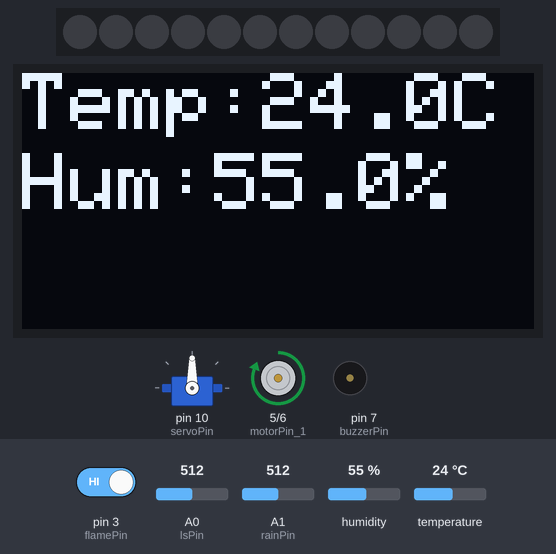
Bench run of a sketch on a simulated Arduino Uno, built with avr-gcc and run on an emulated ATmega328P. Parts: 12 RGB LEDs in strip order, left to right, servo, 128×64 one-colour display, motor-driver pin pairs drawn as motors (green arrow = first pin HIGH = forward, orange = second pin HIGH = backward, longer = more drive), buzzer (waves = sounding, pin HIGH). The inputs (shaded band) are chosen by the test bench; at power-on: pin 3 (flamePin) HIGH, humidity 55 %, A0 (lsPin) = 512, A1 (rainPin) = 512, temperature 24 °C. Dim RGB values are drawn brighter than linear; what the sketch prints to the serial monitor is not drawn.

Above: at 5.5 s.
5.6 s: pin 3 (flamePin) driven LOW
At 10.4 s:
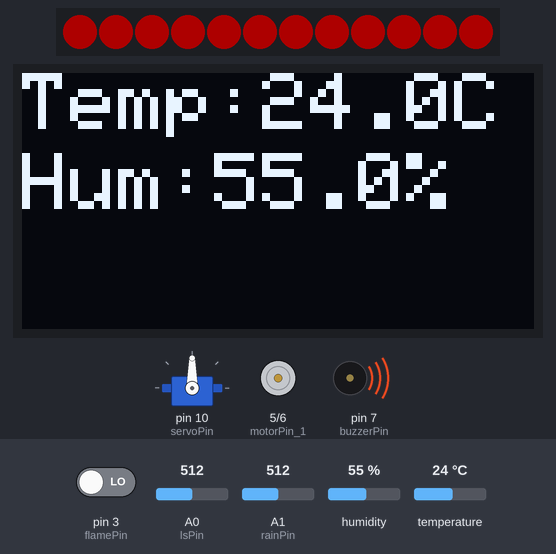
11.5 s: humidity set to 22 %
At 16.2 s:
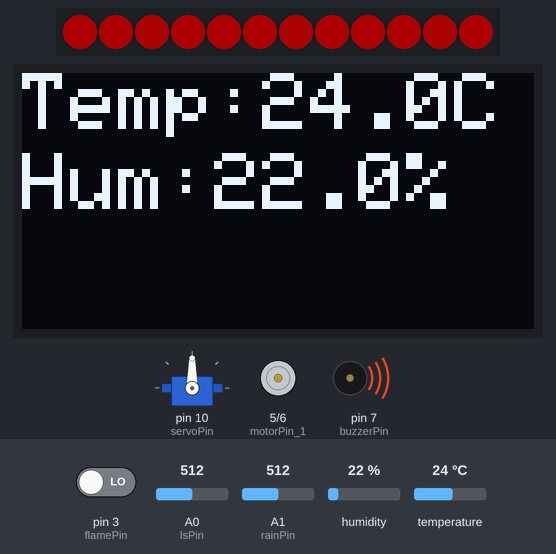
16.6 s: pin 3 (flamePin) driven HIGH
At 20.3 s:
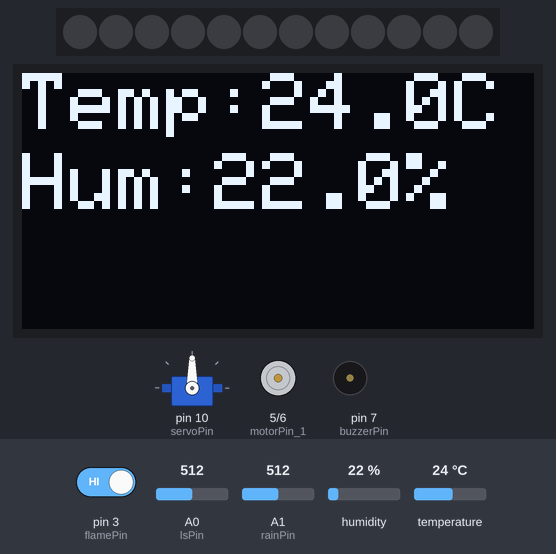
23.2 s: A0 (lsPin) set to 158
24.7 s: A0 (lsPin) set to 142
At 28.7 s:
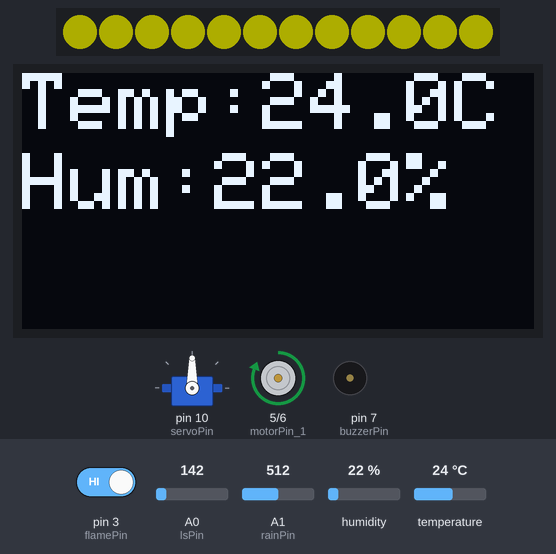
32.0 s: A1 (rainPin) set to 685
37.4 s: A1 (rainPin) set to 713
At 47.4 s:
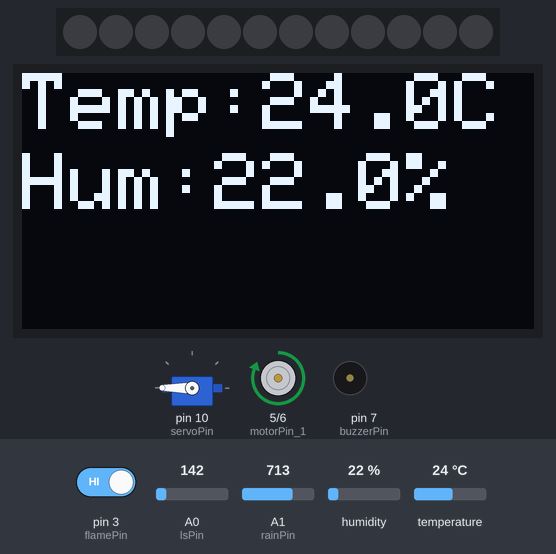
Timing chart, 0 to 48.9 s (numbered marks = the images above; inputs shaded):
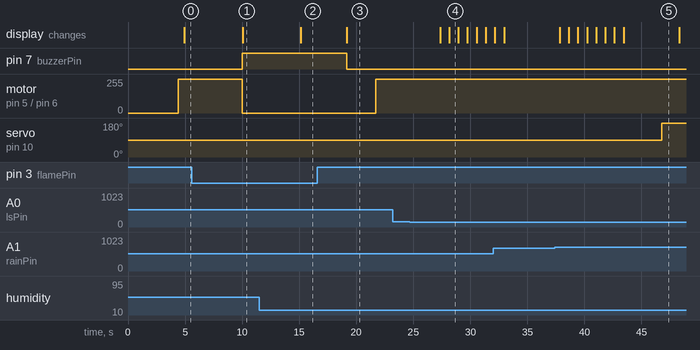

Measured:
- the behaviour switches between 150 and 149 on A0 (lsPin) (found by bisection; images 3 and 4)
- the behaviour switches between 700 and 701 on A1 (rainPin) (found by bisection; images 4 and 5)
- after the input at 5.6 s, pin 7 (buzzerPin): LOW → HIGH after 4.4 s; motor on pin 5 (motorPin_1) / pin 6 (motorPin_2): forward 255/255 → stopped after 4.4 s
- after the input at 11.5 s, the display: changes after 3.6 s (image 2)
- after the input at 16.6 s, pin 7 (buzzerPin): HIGH → LOW after 2.6 s; motor on pin 5 (motorPin_1) / pin 6 (motorPin_2): stopped → forward 255/255 after 5.1 s
- after the input at 23.2 s, every drawn part: stays the same
- after the input at 37.4 s, servo on pin 10 (servoPin): 90° → 180° after 9.4 s
- what the display in image 4 shows lasts 0.8 s, from 28.1 s to 28.9 s

The sketch:

combined_save_sram_3.ino
```cpp
// ---------- Libraries  ----------
#include <Adafruit_NeoPixel.h> // 12 bit RGB LED library
#include <DHT.h>               // DHT11 temp & humi sensor library
#include <Servo.h>             // use Servo library
#include <Wire.h>              // I2C communication library
#include <Adafruit_GFX.h>      // Graphics library
#include <Adafruit_SSD1306.h>  // OLED display library

// ---------- Pin Def., Objects & Variables ----------
// 12 bit RGB LED + light sensor
#define LED_PIN 8                                                  // Connect to D (DIN)
#define LED_COUNT 12                                               // 12 LEDs on ring
Adafruit_NeoPixel strip(LED_COUNT, LED_PIN, NEO_GRB + NEO_KHZ800); // Create a NeoPixel LED strip object
#define lsPin A0                                                   // set light sensor=A0
int lsValue;                                                       // light sensor value
#define lsThs 150

// DHT11 temp & humi sensor + DC motor
#define dhtPin 2 // DHT11 data pin
#define dhtType DHT11
DHT dht(dhtPin, dhtType);
float humi;
float temp;
#define motorPin_1 5 // DRV8833 IN1
#define motorPin_2 6 // DRV8833 IN2
#define medWarm 22   // replace tempThs_1 with medWarm
#define veryWarm 24  // replace tempThs_2 with veryWarm

// rain sensor + servo motor
#define rainPin A1
int rainValue;
#define lightRainThs 700 // light rain threshold
#define heavyRainThs 400 // heavy rain threshold
#define servoPin 10
#define winClosDeg 0
#define winHalfDeg 90
#define winOpenDeg 180
Servo windowServo;

// flame sensor + buzzer
#define flamePin 3
bool flameValue;
#define buzzerPin 7
bool fireDetected = false;  // Flag to indicate if fire is detected
byte countFire = 0;          // Counter for flame sensor readings
byte countNoFire = 0;        // Counter for no fire readings
bool fireTriggered = false; // Flag to indicate if fire safety action has been triggered

// OLED display
#define SCREEN_WIDTH 128
#define SCREEN_HEIGHT 64
#define OLED_ADDR 0x3C // I2C address for OLED display
Adafruit_SSD1306 display(SCREEN_WIDTH, SCREEN_HEIGHT, &Wire, -1);
bool oledReady = false;

bool initOLED()
{
    Wire.begin();

    if (!display.begin(SSD1306_SWITCHCAPVCC, OLED_ADDR))
    {
        Serial.println("OLED init failed. Check wiring/address/ram.");
        return false;
    }

    display.clearDisplay();
    display.setTextSize(2);
    display.setTextColor(WHITE);
    display.setCursor(0, 0);
    display.println("OLED Ready");
    display.display();
    delay(800);
    return true;
}

// ---------- Setup ----------
void setup()
{
    // put your setup code here, to run once:
    // serial monitor for debugging
    Serial.begin(9600);

    // 12 bit RGB LED + light sensor
    strip.begin();
    strip.setBrightness(50); // Low brightness
    strip.show();            // send data to LED ring
    pinMode(lsPin, INPUT);

    // DHT11 temp & humi sensor + DC motor
    dht.begin();
    pinMode(motorPin_1, OUTPUT);
    pinMode(motorPin_2, OUTPUT);

    // rain sensor + servo motor
    windowServo.attach(servoPin); // attaches servo to pin 10

    // flame sensor + buzzer
    pinMode(flamePin, INPUT);
    pinMode(buzzerPin, OUTPUT);
    attachInterrupt(digitalPinToInterrupt(flamePin), fireSafety, FALLING);

    // OLED display
    oledReady = initOLED();
}

// ---------- Loop ----------
void loop()
{
    // put your main code here, to run repeatedly:
    checkFire();
    if (fireDetected)
    {
        handleFireDetected();
        updateTempHumi();  // keep temp & humi updated when fire is detected
        handleDisplay();  // keep OLED display updated when fire is detected
    }
    else
    {
        digitalWrite(buzzerPin, LOW);  // Turn off buzzer
        handleSmartLighting();
        updateTempHumi();
        handleAutoFanCooling();
        handleRainResponse();
        handleDisplay();
    }
}

// ---------- Functions ----------
// --- Smart Lighting ---
void handleSmartLighting()
{
    lsValue = analogRead(lsPin);
    Serial.print(F("Light Value: "));
    Serial.println(lsValue);
    if (lsValue < lsThs)
    {
        rainbow();
    }
    else
    {
        setColor(0, 0, 0);
    }
    delay(500);
}

void rainbow()
{
    // 🔴 RED
    setColor(255, 0, 0);
    delay(800);

    // 🟡 Yellow
    setColor(255, 255, 0);
    delay(800);

    // 🟠 Orange
    setColor(255, 100, 0);
    delay(800);

    // 🟢 GREEN
    setColor(0, 255, 0);
    delay(800);

    // 🔵 BLUE
    setColor(0, 0, 255);
    delay(800);

    // 🔷 Indigo
    setColor(75, 0, 130);
    delay(800);

    // 🟣 Violet
    setColor(148, 0, 211);
    delay(800);

    // ⚫ OFF
    setColor(0, 0, 0);
    delay(800);
}

void setColor(int r, int g, int b)
{
    for (int i = 0; i < LED_COUNT; i++)
    {
        strip.setPixelColor(i, strip.Color(r, g, b));
    }
    strip.show();
}

// --- Auto Fan Cooling ---
void updateTempHumi()
{
    humi = dht.readHumidity();
    temp = dht.readTemperature(); // Celsius
    Serial.print(F("Temperature: "));
    Serial.print(temp);
    Serial.print(F("°C, Humidity: "));
    Serial.print(humi);
    Serial.println(F("%"));
    delay(2000); // DHT11 sensor can only be read every 2 seconds
}

void handleAutoFanCooling()
{
    if (temp < medWarm)
    {
        fanOff();
    }
    else if (temp >= medWarm && temp < veryWarm)
    {
        analogWrite(motorPin_1, 153);
        analogWrite(motorPin_2, 0); // half speed cooling fan
        Serial.println(F("Fan ON - Med"));
    }
    else
    {
        analogWrite(motorPin_1, 255);
        analogWrite(motorPin_2, 0); // full speed cooling fan
        Serial.println(F("Fan ON - High"));
    }
}

void fanOff()
{
    analogWrite(motorPin_1, 0);
    analogWrite(motorPin_2, 0); // stop motor: both inputs LOW
    Serial.println(F("Fan OFF"));
}

// --- Rain Response ---
void handleRainResponse()
{
    rainValue = analogRead(rainPin);
    Serial.print(F("Rain Value: "));
    Serial.println(rainValue);

    if (rainValue > lightRainThs)
    {
        // No rain
        windowServo.write(winOpenDeg); // Open the window
        Serial.println(F("No Rain. Keeping the window open."));
    }
    else if (rainValue <= lightRainThs && rainValue > heavyRainThs)
    {
        // Light rain
        windowServo.write(winHalfDeg); // Partially open the window
        Serial.println(F("Light Rain Detected! Partially opening the window."));
    }
    else // rainValue <= heavyRainThs
    {
        // Heavy rain
        windowServo.write(winClosDeg); // Close the window
        Serial.println(F("Heavy Rain Detected! Closing the window."));
    }
    delay(500);
}

// --- Fire Safety ---
void handleFireDetected()
{
    Serial.println(F("Fire detected!"));
    digitalWrite(buzzerPin, HIGH);
    setColor(255, 0, 0); // Red color for fire

    analogWrite(motorPin_1, 0);
    analogWrite(motorPin_2, 0); // Turn off the fan
}

void checkFire()
{
    countFire = 0;   // Reset the counter for each loop iteration
    countNoFire = 0; // Reset the no fire counter for each loop iteration

    // Read the flame sensor value 5 consecutive times
    for (int i = 0; i < 5; i++)
    {
        flameValue = digitalRead(flamePin);
        if (flameValue == LOW)
        {
            countFire += 1;
        }
        else
        {
            countNoFire += 1;
        }
        Serial.print(F("Flame Sensor Value: "));
        Serial.print(flameValue);
        Serial.print(F(" | Count Fire: "));
        Serial.print(countFire);
        Serial.print(F(" | Count No Fire: "));
        Serial.println(countNoFire);
        delay(200); // short delay between readings
    }
    // check if the flame sensor value is LOW for 5 consecutive readings
    if (countNoFire == 5)
    {
        fireDetected = false;
    }
    if (fireTriggered && countFire >= 3)
    {
        fireDetected = true;
        fireTriggered = false; // Reset the flag after taking action
    }
}

void fireSafety()
{
    fireTriggered = true; // Set the flag to indicate that fire safety action has been triggered
}

// OLED Display
void handleDisplay()
{
    if (!oledReady)
    {
        return;
    }

    display.clearDisplay();
    display.setTextSize(2); // Bigger text → about 3-4 rows
    display.setTextColor(WHITE);

    // Row 1
    display.setCursor(0, 0);
    display.print("Temp:");
    display.print(temp, 1); // print temperature with 0 decimal places
    display.println("C");

    // Row 2
    display.setCursor(0, 20);
    display.print("Hum:");
    display.print(humi, 1); // print temperature with no decimal places
    display.println("%");

    display.display(); // send all text to OLED
}
```
